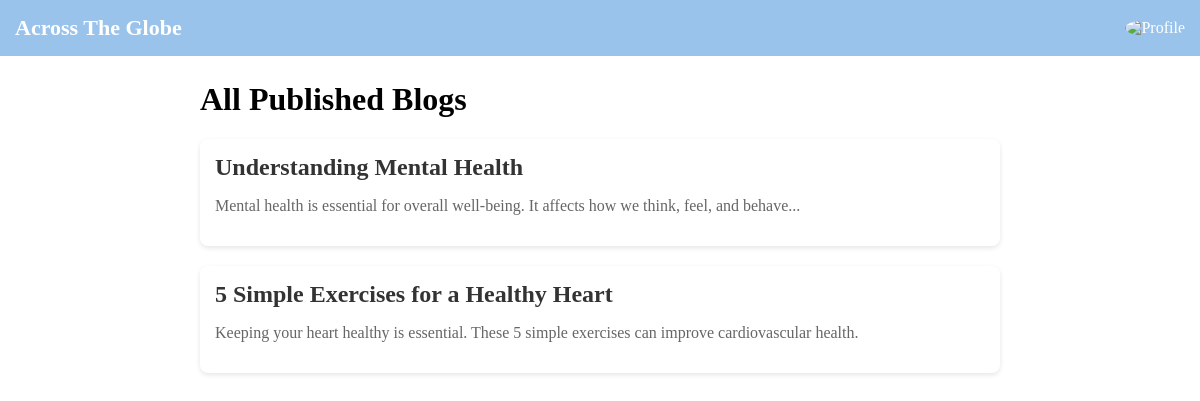
Page /blogs/ (signed in) on the committed database.
### accounts/models.py (models this page shows, shortened)
class BlogPost(models.Model):
    CATEGORY_CHOICES = [
        ("mental_health", "Mental Health"),
        ("heart_disease", "Heart Disease"),
        ("covid19", "Covid19"),
        ("immunization", "Immunization"),
    ]
    title = models.CharField(max_length=255)
    image = models.ImageField(upload_to="blog_images/")
    category = models.CharField(max_length=20, choices=CATEGORY_CHOICES)
    summary = models.TextField()
    content = models.TextField()
    is_draft = models.BooleanField(default=False)
    author = models.ForeignKey(User, on_delete=models.CASCADE)
    created_at = models.DateTimeField(auto_now_add=True)

### accounts/views.py (the view)
# urls.py: path("blogs/", view_blogs, name="view_blogs"),
@login_required
def view_blogs(request):
    filter_my_blogs = request.GET.get("my") == "true"
    if filter_my_blogs:
        if request.user.user_type != "doctor":
            messages.error(request, "Only doctors can access their own blogs.")
            return redirect("view_blogs")
        blogs = BlogPost.objects.filter(author=request.user, is_draft=False)
        heading = "My Published Blogs"
    else:
        blogs = BlogPost.objects.filter(is_draft=False)
        heading = "All Published Blogs"
    return render(request, "view_blogs.html", {"blogs": blogs, "heading": heading})

### templates/view_blogs.html
{% extends 'profile.html' %}
{% block content %}
<div class="container">
    <h1>{{ heading }}</h1>
    {% for blog in blogs %}
    <div class="blog-card">
        <h2>{{ blog.title }}</h2>
        <p>{{ blog.summary }}</p>
    </div>
    {% empty %}
    <p>No blogs found.</p>
    {% endfor %}
</div>
{% endblock %}

### templates/profile.html (style rules this page uses)
body { margin: 0px; padding: 0px; }
.container { max-width: 800px; margin: auto; }
.blog-card { background: white; padding: 15px; margin-bottom: 20px; border-radius: 8px; box-shadow: 0 2px 5px rgba(0, 0, 0, 0.1); }
.blog-card h2 { margin: 0; color: #333; }
.blog-card p { color: #666; }

### rows in the picture
BlogPost: title "Understanding Mental Health", summary "Mental health is essential for overall well-being. It affects how we think, feel, and behave..."
BlogPost: title "5 Simple Exercises for a Healthy Heart", summary "Keeping your heart healthy is essential. These 5 simple exercises can improve cardiovascular health."

### other values in the picture
{{ heading }} "All Published Blogs"
